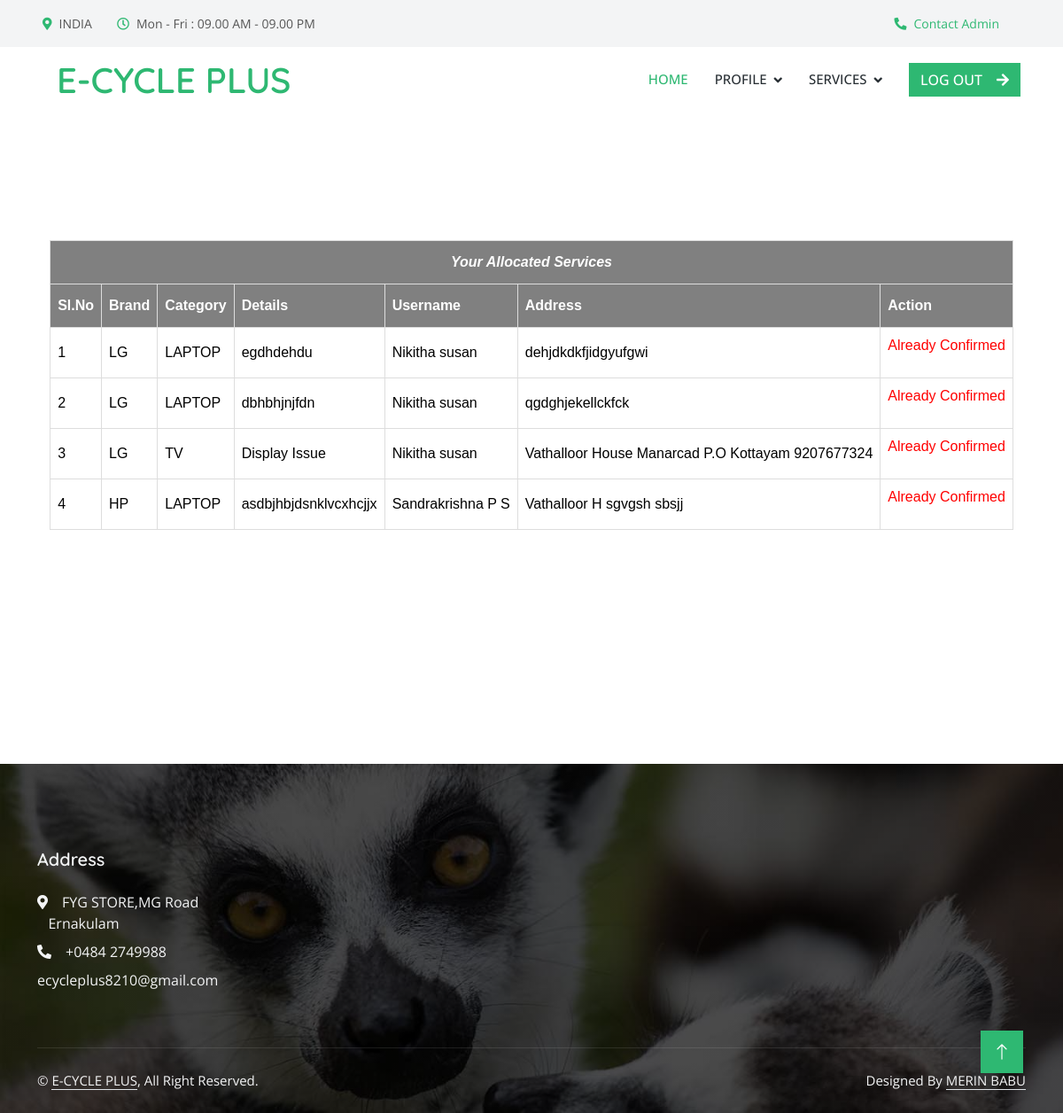
The page /Technician/Myassignedservice/ (signed in) on the database its author committed.
### Admin/models.py (models this page shows, shortened)
class Assignservicebook(models.Model):
    asb_status=models.IntegerField(default=0)
    technician=models.ForeignKey(Technician,on_delete=models.SET_NULL,null=True)
    servicebooking=models.ForeignKey('User.Servicebook',on_delete=models.SET_NULL,null=True)

class Brand(models.Model):
    brand_name=models.CharField(max_length=50)

class Category(models.Model):
    category_name=models.CharField(max_length=50)

### User/models.py (models this page shows)
class Servicebook(models.Model):
    Servicebook_details=models.CharField(max_length=100)
    Servicebook_address=models.CharField(max_length=100)
    Servicebook_date=models.DateField(auto_now_add=True)
    Servicebook_status=models.IntegerField(default=0)
    payment_status=models.IntegerField(default=0)
    category=models.ForeignKey('Admin.Category',on_delete=models.SET_NULL,null=True)
    brand=models.ForeignKey('Admin.Brand',on_delete=models.SET_NULL,null=True)
    user=models.ForeignKey(User,on_delete=models.SET_NULL,null=True)

### Guest/models.py (models this page shows)
class User(models.Model):
    user_name=models.CharField(max_length=50)
    user_gender=models.CharField(max_length=50)
    user_contact=models.CharField(max_length=50)
    user_email=models.CharField(max_length=50)
    user_photo=models.FileField(upload_to='UserDocs/')
    user_proof=models.FileField(upload_to='UserDocs/')
    user_password=models.CharField(max_length=50)
    user_address=models.CharField(max_length=100)
    place=models.ForeignKey('Admin.Place',on_delete=models.CASCADE)

### Technician/views.py (the view)
# urls.py: path('Myassignedservice/', views.TechnicianAssignedService,name="Myassignedservice"),
def TechnicianAssignedService(request):
    if 'tid' in request.session:
        serv=Assignservicebook.objects.filter(technician=request.session["tid"])
        return render(request,"Technician/ViewAllocatedServices.html",{'res':serv})
    else:
        return redirect('guest:Home')

### Technician/Templates/Technician/ViewAllocatedServices.html (shortened to what this page needs)
{% extends 'Technician/Head.html' %}
{% load static %}
{% block content %}
<!DOCTYPE html>
<html lang="en">
<head>
</head>
<body>
    <div id="tab">
        <br>
        <br>
        <br>
        <br>
        <br>
        <br>
    <table border="1" align="center">
        <tr>
            <th colspan="8"><center><i>Your Allocated Services</i></center></th>
            </tr>
        <tr>
            <th>Sl.No</th>
            <th>Brand</th>
            <th>Category</th>
            <th>Details</th>
            <th>Username</th>
            <th>Address</th>
            <th colspan="4">Action</th>
        </tr>
       {% for i in res %}
        <tr>
            <td>{{forloop.counter}}</td>
            <td>{{i.servicebooking.brand.brand_name}}</td>
            <td>{{i.servicebooking.category.category_name}}</td>
            <td>{{i.servicebooking.Servicebook_details}}</td>
            <td>{{i.servicebooking.user.user_name}}</td>
            <td>{{i.servicebooking.Servicebook_address}}</td>
            <td>
                {% if i.asb_status == 1 %}
                <a href="{% url 'technician:confservice' i.id %}">Confirm Service</a>
                <td><a href="{% url 'technician:delservice' i.id %}">Reject Service</a></td>
                {% else %}
                <p><font color="red">Already Confirmed</font></p>
                {% endif %}
            </td>
        </tr>
        {% endfor %}
    </table>
</div>
<br>
<br>
<br>
<br>
<br>
<br>
<br>
<br>
<br>
</body>
</html>
{% endblock content %}

### Guest/static/Technician/css/style.css (style rules this page uses)
:root { --primary: #2EB872; --light: #F3F4F5; --dark: #282F34; }

### Guest/static/form.css (style rules this page uses)
#tab { font-family: "Trebuchet MS", Arial, Helvetica, sans-serif; border-collapse: collapse; width: 100%; }
#tab td, #tab th { border: 1px solid #ddd; padding: 8px; color: black; }
#tab th { padding-top: 12px; padding-bottom: 12px; text-align: left; background-color: gray; color: white; }

### rows shown on the page
Assignservicebook: servicebooking.brand.brand_name "LG", servicebooking.category.category_name "LAPTOP", servicebooking.Servicebook_details "egdhdehdu", servicebooking.user.user_name "Nikitha susan", servicebooking.Servicebook_address "dehjdkdkfjidgyufgwi", asb_status "Already Confirmed"
Assignservicebook: servicebooking.brand.brand_name "LG", servicebooking.category.category_name "LAPTOP", servicebooking.Servicebook_details "dbhbhjnjfdn", servicebooking.user.user_name "Nikitha susan", servicebooking.Servicebook_address "qgdghjekellckfck", asb_status "Already Confirmed"
Assignservicebook: servicebooking.brand.brand_name "LG", servicebooking.category.category_name "TV", servicebooking.Servicebook_details "Display Issue", servicebooking.user.user_name "Nikitha susan", servicebooking.Servicebook_address "Vathalloor House Manarcad P.O Kottayam 9207677324", asb_status "Already Confirmed"
Assignservicebook: servicebooking.brand.brand_name "HP", servicebooking.category.category_name "LAPTOP", servicebooking.Servicebook_details "asdbjhbjdsnklvcxhcjjx", servicebooking.user.user_name "Sandrakrishna P S", servicebooking.Servicebook_address "Vathalloor H sgvgsh sbsjj", asb_status "Already Confirmed"
